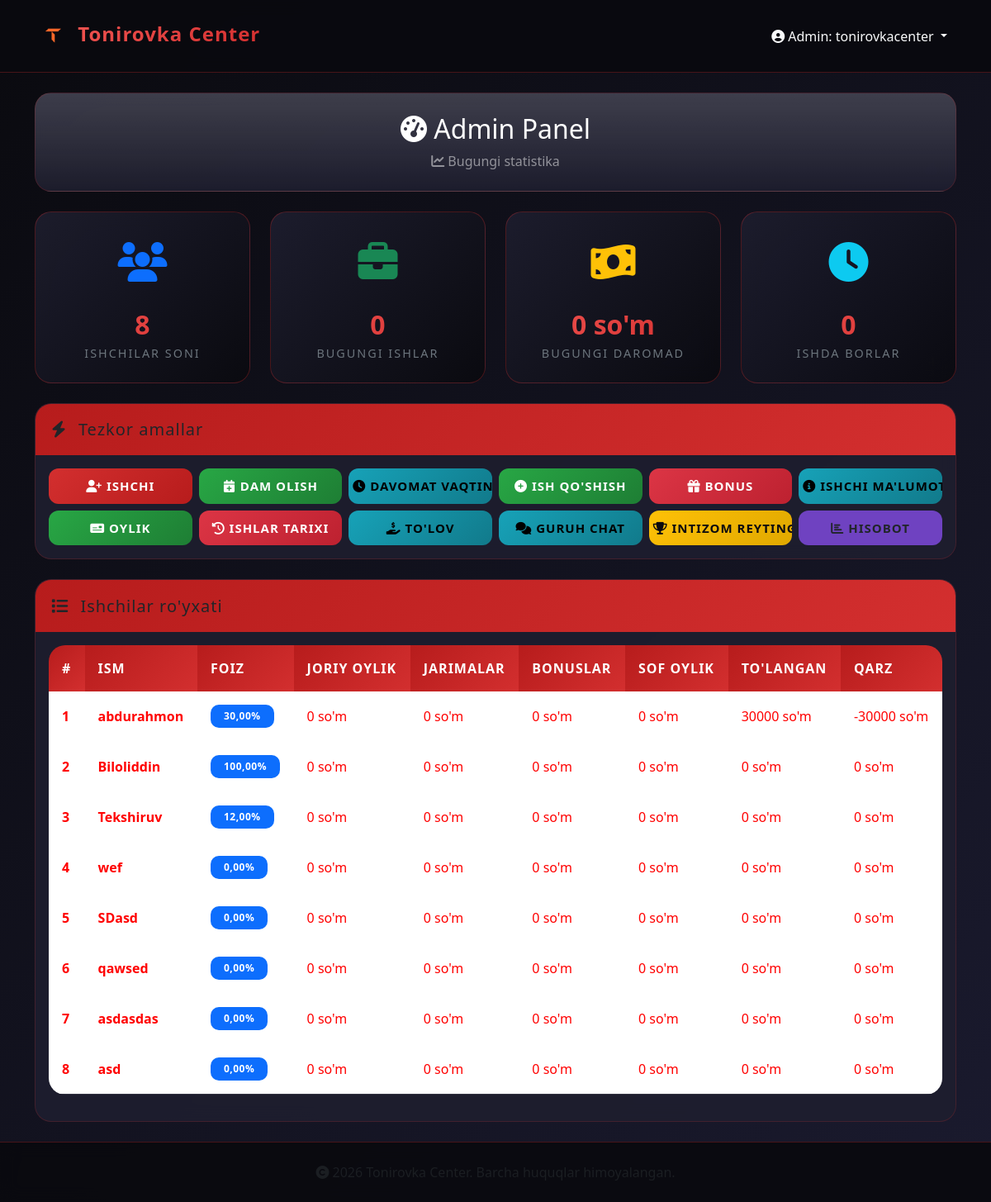
Page /admin-panel/ (signed in) on the committed database.
### main/models.py (models this page shows, shortened)
class Worker(models.Model):
    user = models.OneToOneField(User, on_delete=models.CASCADE, related_name='worker', null=True, blank=True)
    full_name = models.CharField(max_length=255, verbose_name="To'liq ismi")
    salary_percent = models.DecimalField(max_digits=5, decimal_places=2, default=0, verbose_name="Oylik foizi (%)")
    late_fine = models.DecimalField(max_digits=10, decimal_places=2, default=0, verbose_name="10 min kechiksa jarima (so'm)")
    overtime_bonus = models.DecimalField(max_digits=10, decimal_places=2, default=0, verbose_name="1 soat qo'shimcha bonus (so'm)")
    three_hour_bonus_amount = models.DecimalField(max_digits=10, decimal_places=2, default=0, verbose_name="3 soatdan keyin bonus (so'm)")
    total_discipline_score = models.FloatField(default=0, verbose_name="Jami intizom bali")
    monday_start = models.TimeField(default=time(9, 0))
    monday_end = models.TimeField(default=time(18, 0))
    tuesday_start = models.TimeField(default=time(9, 0))
    tuesday_end = models.TimeField(default=time(18, 0))
    wednesday_start = models.TimeField(default=time(9, 0))
    wednesday_end = models.TimeField(default=time(18, 0))
    thursday_start = models.TimeField(default=time(9, 0))
    thursday_end = models.TimeField(default=time(18, 0))
    friday_start = models.TimeField(default=time(9, 0))
    friday_end = models.TimeField(default=time(18, 0))
    saturday_start = models.TimeField(default=time(9, 0))
    saturday_end = models.TimeField(default=time(18, 0))
    sunday_start = models.TimeField(default=time(9, 0))
    sunday_end = models.TimeField(default=time(18, 0))
    monday_working = models.BooleanField(default=True, verbose_name="Dushanba ish kuni")
    tuesday_working = models.BooleanField(default=True, verbose_name="Seshanba ish kuni")
    wednesday_working = models.BooleanField(default=True, verbose_name="Chorshanba ish kuni")
    thursday_working = models.BooleanField(default=True, verbose_name="Payshanba ish kuni")
    friday_working = models.BooleanField(default=True, verbose_name="Juma ish kuni")
    saturday_working = models.BooleanField(default=True, verbose_name="Shanba ish kuni")
    sunday_working = models.BooleanField(default=True, verbose_name="Yakshanba ish kuni")
    current_salary = models.DecimalField(max_digits=15, decimal_places=2, default=0)
    total_fines = models.DecimalField(max_digits=15, decimal_places=2, default=0)
    total_bonuses = models.DecimalField(max_digits=15, decimal_places=2, default=0)
    total_paid = models.DecimalField(max_digits=15, decimal_places=2, default=0)
    created_at = models.DateTimeField(auto_now_add=True)
    updated_at = models.DateTimeField(auto_now=True)
    def net_salary(self):
        return self.current_salary + self.total_bonuses - self.total_fines
    def remaining_debt(self):
        return self.net_salary() - self.total_paid
    class Meta:
        verbose_name = "Ishchi"
        verbose_name_plural = "Ishchilar"

### main/views.py (the view)
# urls.py: path('admin-panel/', views.admin_dashboard, name='admin_dashboard'),
@admin_required
def admin_dashboard(request):
    workers = Worker.objects.all()
    today = date.today()
    today_works = WorkDone.objects.filter(date=today, is_confirmed=True)
    today_works_count = today_works.count()
    today_income = today_works.aggregate(Sum('total_price'))['total_price__sum'] or 0
    today_sessions = WorkSession.objects.filter(check_in__date=today)
    present_workers = today_sessions.filter(check_out__isnull=True).count()
    context = {
        'workers': workers,
        'total_workers': workers.count(),
        'today_works': today_works_count,
        'today_income': today_income,
        'present_workers': present_workers,
        'recent_works': WorkDone.objects.filter(is_confirmed=True).order_by('-confirmed_at')[:10],
    }
    return render(request, 'admin_panel/dashboard.html', context)

### main/templates/admin_panel/dashboard.html (shortened to what this page needs)
{% extends 'base.html' %}
{% block content %}
<div class="row mb-4" data-aos="fade-down">
    <div class="col-12">
        <div class="card bg-gradient">
            <div class="card-body text-center py-4">
                <h2 class="text-white mb-0">
                    <i class="fas fa-tachometer-alt"></i> Admin Panel
                </h2>
                <p class="text-white-50 mt-2 mb-0">
                    <i class="fas fa-chart-line"></i> Bugungi statistika
                </p>
            </div>
        </div>
    </div>
</div>
<div class="row mb-4">
    <div class="col-md-3" data-aos="fade-up" data-aos-delay="100">
        <div class="stat-card" style="cursor: pointer;" onclick="showWorkersModal()">
            <div class="stat-icon">
                <i class="fas fa-users text-primary"></i>
            </div>
            <div class="stat-value">{{ total_workers }}</div>
            <div class="stat-label">Ishchilar soni</div>
        </div>
    </div>
    <div class="col-md-3" data-aos="fade-up" data-aos-delay="200">
        <div class="stat-card">
            <div class="stat-icon">
                <i class="fas fa-briefcase text-success"></i>
            </div>
            <div class="stat-value">{{ today_works }}</div>
            <div class="stat-label">Bugungi ishlar</div>
        </div>
    </div>
    <div class="col-md-3" data-aos="fade-up" data-aos-delay="300">
        <div class="stat-card">
            <div class="stat-icon">
                <i class="fas fa-money-bill-wave text-warning"></i>
            </div>
            <div class="stat-value">{{ today_income|floatformat:0 }} so'm</div>
            <div class="stat-label">Bugungi daromad</div>
        </div>
    </div>
    <div class="col-md-3" data-aos="fade-up" data-aos-delay="400">
        <div class="stat-card" style="cursor: pointer;" onclick="showPresentWorkersModal()">
            <div class="stat-icon">
                <i class="fas fa-clock text-info"></i>
            </div>
            <div class="stat-value">{{ present_workers }}</div>
            <div class="stat-label">Ishda borlar</div>
        </div>
    </div>
</div>
<div class="row mb-4" data-aos="fade-up">
    <div class="col-12">
        <div class="card">
            <div class="card-header">
                <h5 class="mb-0"><i class="fas fa-bolt me-2"></i> Tezkor amallar</h5>
            </div>
            <div class="card-body">
                <div class="row g-2">
                    <div class="col-md-3 col-lg-2">
                        <a href="{% url 'add_worker' %}" class="btn btn-primary w-100 action-btn">
                            <i class="fas fa-user-plus"></i> Ishchi
                        </a>
                    </div>
                    <div class="col-md-3 col-lg-2">
                        <a href="{% url 'add_holiday' %}" class="btn btn-success w-100 action-btn">
                            <i class="fas fa-calendar-plus"></i> Dam olish
                        </a>
                    </div>
                    <div class="col-md-3 col-lg-2">
                        <a href="{% url 'attendance_list' %}" class="btn btn-info w-100 action-btn">
                            <i class="fas fa-clock"></i> Davomat vaqtini o'zgartirish
                        </a>
                    </div>
                    <div class="col-md-3 col-lg-2">
                        <a href="{% url 'add_car_work_admin' %}" class="btn btn-success w-100 action-btn">
                            <i class="fas fa-plus-circle"></i> Ish qo'shish
                        </a>
                    </div>
                    <div class="col-md-3 col-lg-2">
                        <a href="{% url 'add_bonus' %}" class="btn btn-danger w-100 action-btn">
                            <i class="fas fa-gift"></i> Bonus
                        </a>
                    </div>
                    <div class="col-md-3 col-lg-2">
                        <a href="{% url 'workers_list' %}" class="btn btn-info w-100 action-btn">
                            <i class="fas fa-info-circle"></i> Ishchi ma'lumotlari
                        </a>
                    </div>
                    <div class="col-md-3 col-lg-2">
                        <a href="{% url 'salary_paid' %}" class="btn btn-success w-100 action-btn">
                            <i class="fas fa-money-check"></i> Oylik
                        </a>
                    </div>
                    <div class="col-md-3 col-lg-2">
                        <a href="{% url 'work_history' %}" class="btn btn-danger w-100 action-btn">
                            <i class="fas fa-history"></i> Ishlar tarixi
                        </a>
                    </div>
                    <div class="col-md-3 col-lg-2">
                        <a href="{% url 'payment' %}" class="btn btn-info w-100 action-btn">
                            <i class="fas fa-hand-holding-usd"></i> To'lov
                        </a>
                    </div>
                    <div class="col-md-3 col-lg-2">
                        <a href="{% url 'messenger' %}" class="btn btn-info w-100 action-btn">
                            <i class="fas fa-comments"></i> Guruh chat
                        </a>
                    </div>
                    <div class="col-md-3 col-lg-2">
                        <a href="{% url 'discipline_ranking' %}" class="btn btn-warning w-100 action-btn">
                            <i class="fas fa-trophy"></i> Intizom reytingi
                        </a>
                    </div>
                    <div class="col-md-3 col-lg-2">
                        <a href="{% url 'reports' %}" class="btn btn-purple w-100 action-btn" style="background: #6f42c1;">
                            <i class="fas fa-chart-bar"></i> Hisobot
                        </a>
                    </div>
                </div>
            </div>
        </div>
    </div>
</div>
<div class="row" data-aos="fade-up">
    <div class="col-12">
        <div class="card">
            <div class="card-header">
                <h5 class="mb-0"><i class="fas fa-list me-2"></i> Ishchilar ro'yxati</h5>
            </div>
            <div class="card-body">
                <div class="table-responsive">
                    <table class="table table-hover">
                        <thead>
                            <tr>
                                <th>#</th>
                                <th>Ism</th>
                                <th>Foiz</th>
                                <th>Joriy oylik</th>
                                <th>Jarimalar</th>
                                <th>Bonuslar</th>
                                <th>Sof oylik</th>
                                <th>To'langan</th>
                                <th>Qarz</th>
                            </tr>
                        </thead>
                        <tbody>
                            {% for worker in workers %}
                            <tr>
                                <td>{{ forloop.counter }}</td>
                                <td><strong>{{ worker.full_name }}</strong></td>
                                <td><span class="badge bg-primary">{{ worker.salary_percent }}%</span></td>
                                <td class="text-info">{{ worker.current_salary|floatformat:0 }} so'm</td>
                                <td class="text-danger">{{ worker.total_fines|floatformat:0 }} so'm</td>
                                <td class="text-success">{{ worker.total_bonuses|floatformat:0 }} so'm</td>
                                <td class="text-primary">{{ worker.net_salary|floatformat:0 }} so'm</td>
                                <td>{{ worker.total_paid|floatformat:0 }} so'm</td>
                                <td class="{% if worker.remaining_debt > 0 %}text-danger{% else %}text-success{% endif %}">
                                    {{ worker.remaining_debt|floatformat:0 }} so'm
                                </td>
                            </tr>
                            {% endfor %}
                        </tbody>
                    </table>
                </div>
            </div>
        </div>
    </div>
</div>
{% endblock %}

### main/templates/base.html (shortened to what this page needs)
{% load static %}
<!DOCTYPE html>
<html lang="uz">
<head>
    <link href="https://cdn.jsdelivr.net/npm/bootstrap@5.3.0/dist/css/bootstrap.min.css" rel="stylesheet">
    <link rel="stylesheet" href="https://cdnjs.cloudflare.com/ajax/libs/font-awesome/6.4.0/css/all.min.css">
    <link rel="stylesheet" href="https://cdnjs.cloudflare.com/ajax/libs/animate.css/4.1.1/animate.min.css">
    <link rel="stylesheet" href="https://cdnjs.cloudflare.com/ajax/libs/toastr.js/latest/toastr.min.css">
    <link href="https://unpkg.com/aos@2.3.1/dist/aos.css" rel="stylesheet">
</head>
<body>
    <nav class="navbar navbar-expand-lg navbar-dark sticky-top">
        <div class="container">
            <a class="navbar-brand animate__animated animate__fadeInLeft" href="{% url 'login' %}">
                <img src="/media/logo.png" alt="Logo" onerror="this.src='https://via.placeholder.com/45x45?text=TC'">
                <span>Tonirovka Center</span>
            </a>
            <div class="collapse navbar-collapse" id="navbarNav">
                <ul class="navbar-nav ms-auto">
                    {% if user.is_authenticated %}
                        <li class="nav-item dropdown">
                            <a class="nav-link dropdown-toggle" href="#" id="userDropdown" role="button" data-bs-toggle="dropdown">
                                <i class="fas fa-user-circle"></i>
                                {% if user.is_staff %}
                                    Admin: {{ user.username }}
                                {% else %}
                                    {{ user.worker.full_name }}
                                {% endif %}
                            </a>
                        </li>
                    {% else %}
                        <li class="nav-item">
                            <a class="nav-link" href="{% url 'login' %}">
                                <i class="fas fa-sign-in-alt"></i> Kirish
                            </a>
                        </li>
                    {% endif %}
                </ul>
            </div>
        </div>
    </nav>
    <main class="container my-4">
        {% block content %}{% endblock %}
    </main>
    <footer class="footer mt-auto py-4">
        <div class="container text-center">
            <div class="row">
                <div class="col-12">
                    <span class="text-muted">
                        <i class="fas fa-copyright"></i> {{ current_year }} Tonirovka Center.
                        Barcha huquqlar himoyalangan.
                    </span>
                </div>
            </div>
        </div>
    </footer>
</body>
</html>

### rows in the picture
Worker: full_name "abdurahmon", salary_percent "30,00", current_salary "0", total_fines "0", total_bonuses "0", net_salary "0", total_paid "30000", remaining_debt "-30000"
Worker: full_name "Biloliddin", salary_percent "100,00", current_salary "0", total_fines "0", total_bonuses "0", net_salary "0", total_paid "0", remaining_debt "0"
Worker: full_name "Tekshiruv", salary_percent "12,00", current_salary "0", total_fines "0", total_bonuses "0", net_salary "0", total_paid "0", remaining_debt "0"
Worker: full_name "wef", salary_percent "0,00", current_salary "0", total_fines "0", total_bonuses "0", net_salary "0", total_paid "0", remaining_debt "0"
Worker: full_name "SDasd", salary_percent "0,00", current_salary "0", total_fines "0", total_bonuses "0", net_salary "0", total_paid "0", remaining_debt "0"
Worker: full_name "qawsed", salary_percent "0,00", current_salary "0", total_fines "0", total_bonuses "0", net_salary "0", total_paid "0", remaining_debt "0"
Worker: full_name "asdasdas", salary_percent "0,00", current_salary "0", total_fines "0", total_bonuses "0", net_salary "0", total_paid "0", remaining_debt "0"
Worker: full_name "asd", salary_percent "0,00", current_salary "0", total_fines "0", total_bonuses "0", net_salary "0", total_paid "0", remaining_debt "0"

### other values in the picture
{{ user.username }} "tonirovkacenter"
